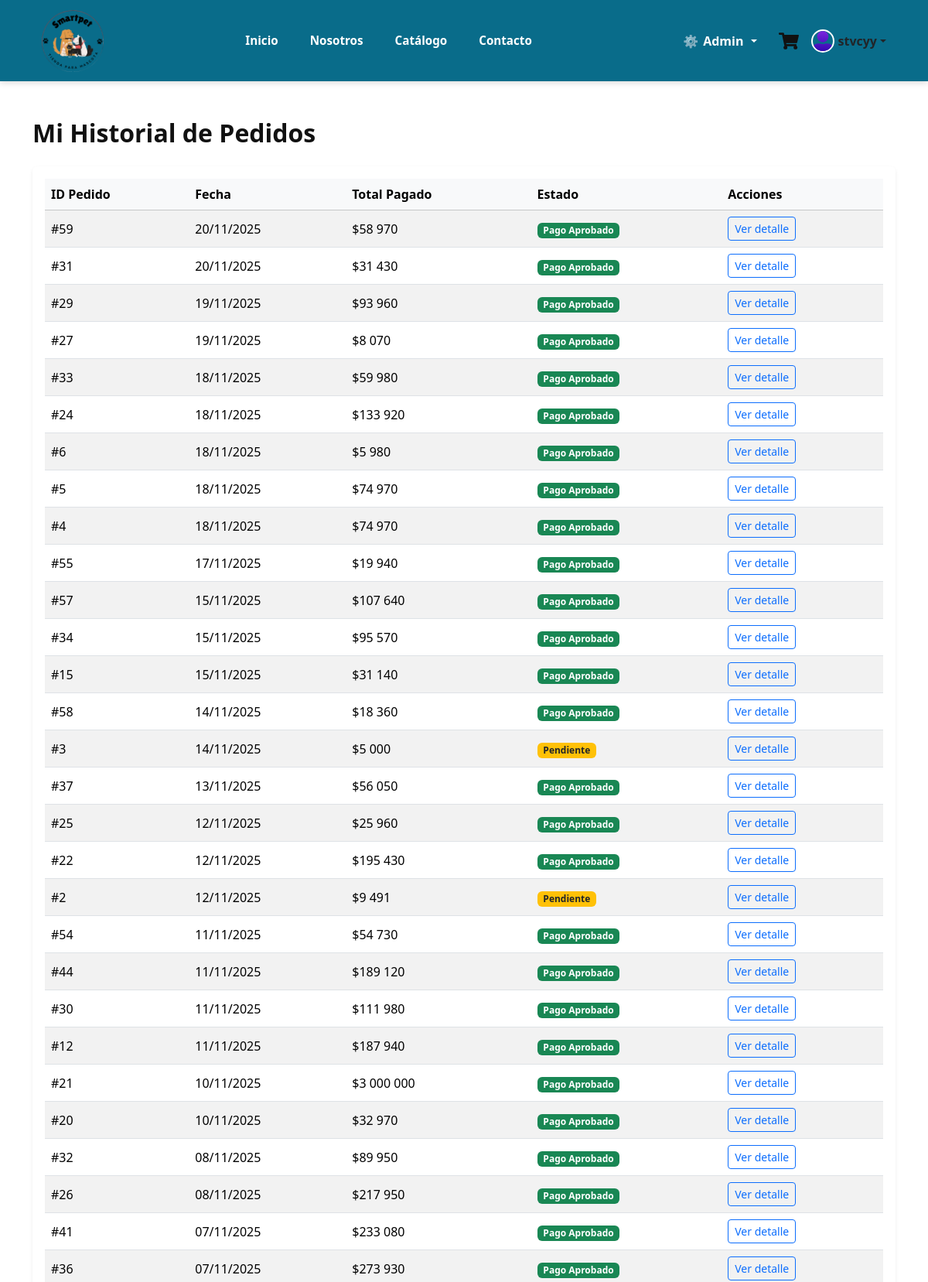
The app's page /mis-pedidos/ (signed in, upper part) with its own data.
### usuarios/models.py (models this page shows, shortened)
class Pedido(models.Model):
    ESTADO_PENDIENTE = 'PENDIENTE'
    ESTADO_APROBADO = 'APROBADO'
    ESTADO_ENVIADO = 'ENVIADO'
    ESTADO_ERROR = 'ERROR_ENVIO'
    ESTADO_PEDIDO_CHOICES = [
        (ESTADO_PENDIENTE, 'Pendiente de Pago'),
        (ESTADO_APROBADO, 'Pago Aprobado'),
        (ESTADO_ENVIADO, 'Enviado'),
        (ESTADO_ERROR, 'Error de Envío'),
    ]
    TIPO_ENVIO_CHOICES = [
        ('ENVIO', 'Despacho a Domicilio'),
        ('RETIRO', 'Retiro en Tienda'),
    ]
    usuario = models.ForeignKey(User, on_delete=models.SET_NULL, null=True)
    fecha_pedido = models.DateTimeField(auto_now_add=True)
    total = models.DecimalField(max_digits=10, decimal_places=0, default=0)
    tipo_envio = models.CharField(
        max_length=20,
        choices=TIPO_ENVIO_CHOICES,
        default='ENVIO', # Por defecto asumimos envío
        verbose_name="Tipo de Entrega"
    )
    nombre_cliente = models.CharField(max_length=100, default='')
    apellido_cliente = models.CharField(max_length=100, default='')
    rut_cliente = models.CharField(max_length=12, default='')
    telefono_cliente = models.CharField(max_length=15, default='')
    email_cliente = models.EmailField(max_length=100, default='')
    region = models.ForeignKey(Region, on_delete=models.SET_NULL, null=True, blank=True) # blank=True para Retiro
    comuna = models.ForeignKey(Comuna, on_delete=models.SET_NULL, null=True, blank=True) # blank=True para Retiro
    calle = models.CharField(max_length=100, default='', blank=True)
    numero = models.CharField(max_length=20, default='', blank=True)
    depto_oficina = models.CharField(max_length=100, blank=True, null=True, help_text="Opcional")
    id_mercadopago = models.CharField(
        max_length=50,
        blank=True,
        null=True,
        verbose_name="ID Pago MP"
    )
    estado = models.CharField(
        max_length=20,
        choices=ESTADO_PEDIDO_CHOICES,
        default=ESTADO_PENDIENTE,
        verbose_name="Estado del Pedido"
    )
    tracking_number = models.CharField(
        max_length=100,
        blank=True, null=True,
        verbose_name="Número de Seguimiento"
    )
    etiqueta_pdf_url = models.URLField(
        max_length=500,
        blank=True, null=True,
        verbose_name="URL Etiqueta PDF"
    )
    class Meta:
        ordering = ['-fecha_pedido']

### usuarios/views.py (the view)
# urls.py: path('mis-pedidos/', views.mis_pedidos, name='mis_pedidos'),
@login_required
def mis_pedidos(request):
    pedidos = Pedido.objects.filter(usuario=request.user).order_by('-fecha_pedido')
    context = {
        'pedidos': pedidos
    }
    return render(request, 'pages/mis_pedidos.html', context)

### usuarios/templates/pages/mis_pedidos.html (shortened to what this page needs)
{% extends 'base.html' %}
{% load static %}
{% load humanize %}
{% block content %}
<div class="container my-5">
    <div class="row">
        <div class="col-md-12">
            <h2 class="fw-bold mb-4">Mi Historial de Pedidos</h2>
            <div class="card shadow-sm border-0">
                <div class="card-body">
                    <div class="table-responsive">
                        <table class="table table-striped table-hover align-middle">
                            <thead class="table-light">
                                <tr>
                                    <th>ID Pedido</th>
                                    <th>Fecha</th>
                                    <th>Total Pagado</th>
                                    <th>Estado</th>
                                    <th>Acciones</th>
                                </tr>
                            </thead>
                            <tbody>
                                {% for p in pedidos %}
                                <tr>
                                    <td>#{{ p.id }}</td>
                                    <td>{{ p.fecha_pedido|date:"d/m/Y" }}</td>
                                    <td>${{ p.total|floatformat:0|intcomma }}</td>
                                    <td>
                                        {% if p.estado == 'APROBADO' %}
                                            <span class="badge bg-success">Pago Aprobado</span>
                                        {% elif p.estado == 'ENVIADO' %}
                                            <span class="badge bg-primary">Enviado</span>
                                        {% elif p.estado == 'ERROR_ENVIO' %}
                                            <span class="badge bg-danger">Error en Envío</span>
                                        {% else %}
                                            <span class="badge bg-warning text-dark">Pendiente</span>
                                        {% endif %}
                                    </td>
                                    <td>
                                        <a href="{% url 'mi_pedido_detalle' p.id %}"
                                           class="btn btn-sm btn-outline-primary">
                                            Ver detalle
                                        </a>
                                    </td>
                                </tr>
                                {% empty %}
                                <tr>
                                    <td colspan="5" class="text-center text-muted p-4">
                                        Aún no has realizado ningún pedido.
                                    </td>
                                </tr>
                                {% endfor %}
                            </tbody>
                        </table>
                    </div>
                </div>
            </div>
        </div>
    </div>
</div>
{% endblock %}

### usuarios/templates/base.html (shortened to what this page needs)
<!DOCTYPE html>
<html lang="es">
    <head>
        {% load static %}
        <link
            href="https://cdn.jsdelivr.net/npm/bootstrap@5.3.3/dist/css/bootstrap.min.css"
            rel="stylesheet"
        />
        <link rel="stylesheet" href="{% static 'css/base.css' %}" />
        <link rel="stylesheet" href="https://unpkg.com/leaflet/dist/leaflet.css" />
    </head>
    <body>
        <header class="header">
            <div class="menu container d-flex justify-content-between align-items-center position-relative">
                <a href="{% url 'index' %}" class="logo">
                    <img src="{% static 'Img/Logo.png' %}" alt="Mi logo" />
                </a>
                <nav class="navbar">
                    <ul class="d-flex align-items-center mb-0 ps-0">
                        <li><a href="{% url 'index' %}">Inicio</a></li>
                        <li><a href="{% url 'nosotros' %}">Nosotros</a></li>
                        <li><a href="{% url 'catalogo' %}">Catálogo</a></li>
                        <li><a href="#footer">Contacto</a></li>
                    </ul>
                </nav>
                <ul class="header-icons list-unstyled d-flex align-items-center mb-0 gap-3">
                    {% if user.is_staff %}
                        <li class="nav-item dropdown panel-admin">
                            <a class="nav-link dropdown-toggle admin-trigger text-dark" href="#" id="panelAdminDropdown" role="button" data-bs-toggle="dropdown" aria-expanded="false">
                                ⚙️ <span class="d-none d-lg-inline">Admin</span>
                            </a>
                        </li>
                    {% endif %}
                    {% if user.is_authenticated %}
                        <li class="submenu position-relative">
                            <a href="{% url 'carrito' %}" class="d-inline-block position-relative text-dark">
                                <img src="{% static 'Img/car.svg' %}" id="img-carrito" width="26" height="26" />
                            </a>
                        </li>
                        <li class="nav-item dropdown">
                            <a class="nav-link dropdown-toggle d-flex align-items-center text-dark p-0" href="#" id="userDropdown" role="button" data-bs-toggle="dropdown">
                                <img src="{% static 'Img/usuario.svg' %}" width="30" height="30" class="rounded-circle me-1" />
                                <span class="d-none d-md-inline">{{ user.username }}</span>
                            </a>
                        </li>
                    {% endif %}
                </ul>
            </div>
        </header>
        <main style="min-height: 80vh;"> {% block content %}{% endblock %}
        </main>
    </body>
</html>

### usuarios/static/css/base.css (style rules this page uses)
main, section, .page-content, .catalogo-container, .container-fluid { overflow-x: hidden; }
* { margin: 0; padding: 0; box-sizing: border-box; text-decoration: none; list-style: none; }
body { font-family: 'Segoe UI', Arial, sans-serif; background-color: #fff; color: #111; padding-top: 105px; }
.header { position: fixed; top: 0; left: 0; width: 100%; z-index: 1050; background: #096C8A; height: 105px; display: flex; align-items: center; box-shadow: 0 2px 8px rgba(0, 0, 0, 0.15); }
.menu { width: 100%; display: flex; align-items: center; justify-content: space-between; padding: 0 4%; }
.logo img { height: 95px; width: auto; display: block; }
.menu .navbar > ul { display: flex; align-items: center; gap: 5px; }
.menu .navbar ul li a { color: #ffffff; text-decoration: none; font-weight: 600; padding: 10px 18px; border-radius: 8px; transition: all 0.3s ease; display: inline-block; position: relative; }
.panel-admin { position: relative; }
.admin-trigger { background: #000000; color: #fff !important; border-radius: 6px; padding: 6px 12px; display: flex; align-items: center; font-weight: 600; gap: 6px; transition: 0.25s ease; }
.submenu { position: relative; }
.nav-item.dropdown { position: relative; overflow: visible !important; }
.nav-item.dropdown > a.nav-link { color: #ffffff; font-weight: 600; background: transparent; padding: 6px 12px; border-radius: 6px; transition: all 0.3s ease; }
.nav-item.dropdown img.rounded-circle { border: 2px solid #fff; transition: transform 0.3s ease, box-shadow 0.3s ease; }
@media (max-width: 1200px) { .menu { padding: 0 2%; } }
@media (max-width: 1200px) { .navbar ul li a { padding: 8px 14px; font-size: 0.95rem; } }
@media (max-width: 1200px) { .logo img { height: 80px; } }

### records on screen
Pedido: id "59", fecha_pedido "20/11/2025", total "58 970", estado "Pago Aprobado"
Pedido: id "31", fecha_pedido "20/11/2025", total "31 430", estado "Pago Aprobado"
Pedido: id "29", fecha_pedido "19/11/2025", total "93 960", estado "Pago Aprobado"
Pedido: id "27", fecha_pedido "19/11/2025", total "8 070", estado "Pago Aprobado"
Pedido: id "33", fecha_pedido "18/11/2025", total "59 980", estado "Pago Aprobado"
Pedido: id "24", fecha_pedido "18/11/2025", total "133 920", estado "Pago Aprobado"
Pedido: id "6", fecha_pedido "18/11/2025", total "5 980", estado "Pago Aprobado"
Pedido: id "5", fecha_pedido "18/11/2025", total "74 970", estado "Pago Aprobado"
Pedido: id "4", fecha_pedido "18/11/2025", total "74 970", estado "Pago Aprobado"
Pedido: id "55", fecha_pedido "17/11/2025", total "19 940", estado "Pago Aprobado"
Pedido: id "57", fecha_pedido "15/11/2025", total "107 640", estado "Pago Aprobado"
Pedido: id "34", fecha_pedido "15/11/2025", total "95 570", estado "Pago Aprobado"
Pedido: id "15", fecha_pedido "15/11/2025", total "31 140", estado "Pago Aprobado"
Pedido: id "58", fecha_pedido "14/11/2025", total "18 360", estado "Pago Aprobado"
Pedido: id "3", fecha_pedido "14/11/2025", total "5 000", estado "Pendiente"
Pedido: id "37", fecha_pedido "13/11/2025", total "56 050", estado "Pago Aprobado"
Pedido: id "25", fecha_pedido "12/11/2025", total "25 960", estado "Pago Aprobado"
Pedido: id "22", fecha_pedido "12/11/2025", total "195 430", estado "Pago Aprobado"
Pedido: id "2", fecha_pedido "12/11/2025", total "9 491", estado "Pendiente"
Pedido: id "54", fecha_pedido "11/11/2025", total "54 730", estado "Pago Aprobado"
Pedido: id "44", fecha_pedido "11/11/2025", total "189 120", estado "Pago Aprobado"
Pedido: id "30", fecha_pedido "11/11/2025", total "111 980", estado "Pago Aprobado"
Pedido: id "12", fecha_pedido "11/11/2025", total "187 940", estado "Pago Aprobado"
Pedido: id "21", fecha_pedido "10/11/2025", total "3 000 000", estado "Pago Aprobado"
Pedido: id "20", fecha_pedido "10/11/2025", total "32 970", estado "Pago Aprobado"
Pedido: id "32", fecha_pedido "08/11/2025", total "89 950", estado "Pago Aprobado"
Pedido: id "26", fecha_pedido "08/11/2025", total "217 950", estado "Pago Aprobado"
Pedido: id "41", fecha_pedido "07/11/2025", total "233 080", estado "Pago Aprobado"
Pedido: id "36", fecha_pedido "07/11/2025", total "273 930", estado "Pago Aprobado"

### other values on screen
{{ user.username }} "stvcyy"
